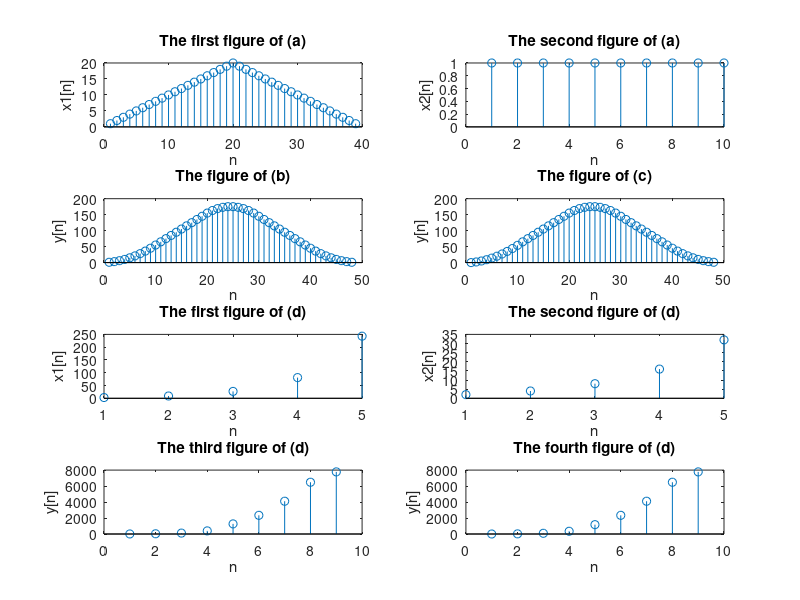

The MATLAB script that drew this image:
% Part (a)
x1=1:39;
for i = 1:20
    x1(i) = i;
end
for i = 20:39
    x1(i) = 40-i;
end
x2=ones(1,10);
figure;
subplot(4,2,1),stem(x1);
xlabel('n');
ylabel('x1[n]');
title('The first figure of (a)');
subplot(4,2,2),stem(x2);
xlabel('n');
ylabel('x2[n]');
title('The second figure of (a)');

% Part (b)
y1=conv(x1,x2);
subplot(4,2,3),stem(y1);
xlabel('n');
ylabel('y[n]');
title('The figure of (b)');

% Part (c)
M1 = zeros(48,10);
M2 = x2';
for i = 1 : 10
    for j = 1 : 48
        if  (j-i > 0) && (j-i < 39)
            M1(j,i) = x1(j-i + 1);   
        end
    end
end
y2 = M1*M2;
subplot(4,2,4),stem(y2);
xlabel('n');
ylabel('y[n]');
title('The figure of (c)');

% Part (d)

x3=1:5;
for i = 1:5
    x3(i) = 3^i;
end
x4=1:5;
for i = 1:5
    x4(i) = 2^i;
end

subplot(4,2,5),stem(x3);
xlabel('n');
ylabel('x1[n]');
title('The first figure of (d)');
subplot(4,2,6),stem(x4);
xlabel('n');
ylabel('x2[n]');
title('The second figure of (d)');

y3=conv(x3,x4);
subplot(4,2,7),stem(y3);
xlabel('n');
ylabel('y[n]');
title('The third figure of (d)');

M1 = zeros(9,5);
M2 = x4';
for i = 1 : 5
    for j = 1 : 9
        if  (j-i > 0) && (j-i < 5)
            M1(j,i) = x3(j-i + 1);   
        end
    end
end
y4 = M1*M2;
subplot(4,2,8),stem(y4);
xlabel('n');
ylabel('y[n]');
title('The fourth figure of (d)');
